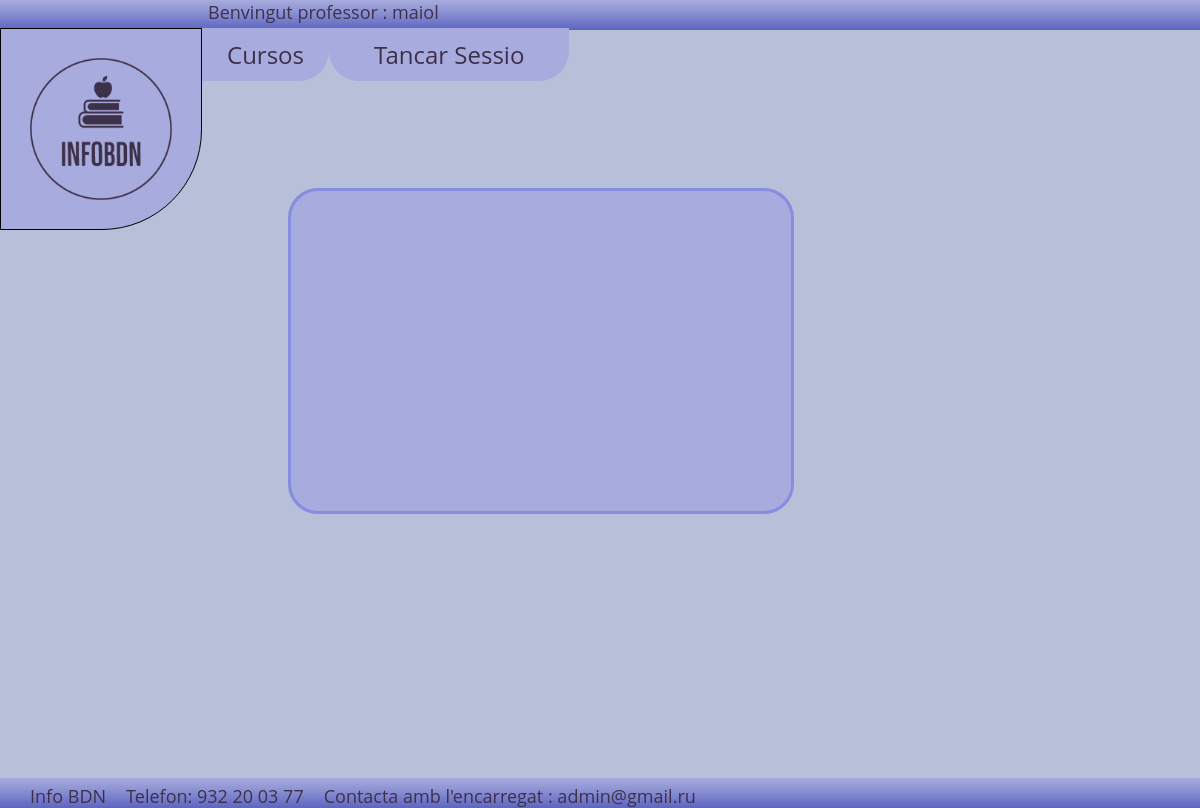
The page /infoDB/menu.php?opcio=Llistar_cursos (signed in) on the database as committed earlier.
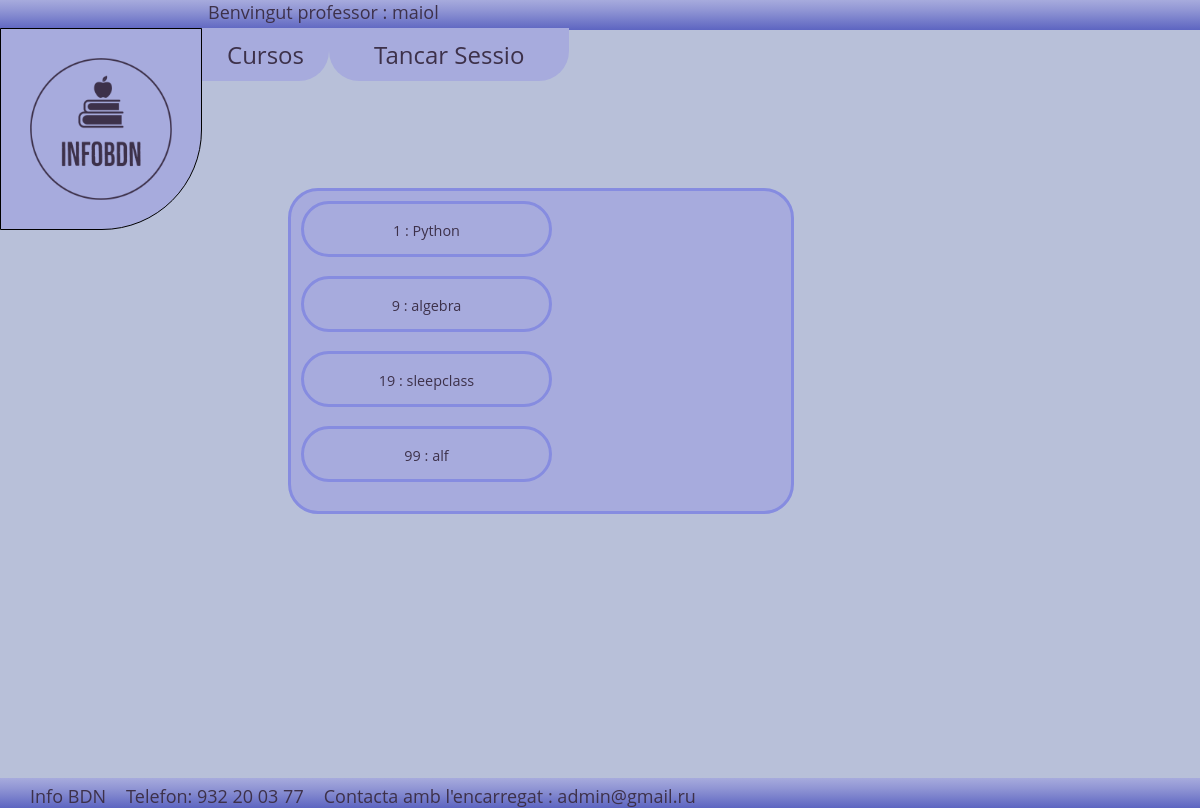
The same page on the database as committed later.
### tables this page shows
CREATE TABLE `cursos` (
  `codi` int(11) NOT NULL,
  `nom` varchar(40) NOT NULL,
  `descripcio` varchar(80) NOT NULL,
  `hores` int(11) NOT NULL,
  `dataInici` date NOT NULL,
  `dataFinal` date NOT NULL,
  `CursProfessorFK` varchar(9) DEFAULT NULL,
  `estat` tinyint(1) NOT NULL
);

### infoDB/alumne/alumneFuncions.php (the view, shortened to what this page needs)
<?php
    function menuProfessors(){
        echo"<nav>";
            echo "<a href='menu.php?opcio=" . "Llistar_cursos" . "'>Cursos</a>";
            echo '<a href="functions/closeSession.php">Tancar Sessio</a>';
        echo"</nav>";
    }
        ?>
        <?php
    function llistarCursos(){
        if(isset($_GET["opcio"]) && $_GET["opcio"]=="Llistar_cursos"){
            $conexion = concetarBD();
            $dni=$_SESSION["usuari"]["dni"];
            $sql = "SELECT `codi`,`nom` FROM `cursos` WHERE `CursProfessorFK`='$dni'";
            $consulta = mysqli_query($conexion,$sql);
            if($consulta == false){
                mysqli_error($conexion);
            }else{
                echo "<div class='cursosP'>";
                while($row = mysqli_fetch_array($consulta)){
                    echo "<div><a href='menu.php?curs=".$row["codi"]."'>".$row["codi"]." : ".$row["nom"]."</a></div>";
                }
                echo "</div>";
            }
        }
    }
?>

### infoDB/menu.php (shortened to what this page needs)
<?php
include "alumne/alumneFuncions.php";
?>
<!DOCTYPE html>
<html lang="en">
<head>
    <link rel="stylesheet" href="style/styles.css">
</head>
<body>
    <header><?php echo "Benvingut ".$_SESSION["login"]." : ".$_SESSION["usuari"]["nom"];  ?></header>
    <div class="mainMenu">
        <div class="navegacio">
            <img src="media/logo/InfoBDN-1.png" class="logo">
            <?php if($_SESSION["login"]=="professor"){menuProfessors();}?>
        </div>
    <?php
        if($_SESSION["login"]=="professor"){
            echo "<div class='profesorMain'>";
                llistarCursos();
        }
        ?>
    <footer><p>Info BDN</p><p>Telefon: 932 20 03 77</p><p>Contacta amb l'encarregat : admin@gmail.ru</p></footer>
</body>
</html>

### infoDB/style/styles.css (style rules this page uses)
body, html { width: 100%; height: 100%; }
* { font-family: 'Open Sans'; font-style: normal; }
body { background-color: #b8c0d9; color: #3d314a; font-size: 18px; }
.profesorMain { grid-area: 2/2; margin-top: 100px; }
footer { background: rgb(167,171,221); background: linear-gradient(180deg, rgba(167,171,221,1) 0%, rgba(144,149,212,1) 35%, rgba(93,101,193,1) 100%); position: fixed; left: 0; bottom: 0; height: 30px; width: 100%; margin-top: 0%; line-height: 0; display: flex; padding-left: 10px; }
footer p { padding-left: 20px; }
header { background: rgb(167,171,221); background: linear-gradient(180deg, rgba(167,171,221,1) 0%, rgba(144,149,212,1) 35%, rgba(93,101,193,1) 100%); position: fixed; top: 0; bottom: 0; height: 30px; width: 100%; line-height: -10; margin-right: auto; display: flex; padding-left: 210px; margin-left: -10px; }
.logo { width: 200px; height: 200px; border: black solid 1px; background-color:#a7abdd; border-radius: 0 0 100px 0; margin-top: -10px; }
.navegacio nav a { background-color:#a7abdd; padding: 10px 45px; border-radius: 0 0 30px 30px; text-decoration: none; color: #3d314a; }
.navegacio nav a:first-child { background-color:#a7abdd; padding: 10px 25px; border-radius: 0 0 30px 0px; }
.navegacio { padding-top: 30px; position: fixed; left: 0; top: 30; font-size: 24px; display: flex; flex-direction: row; }
.mainMenu { width: 100%; height:100%; display: grid; grid-template-columns: 40% 40% 20% ; grid-template-rows: 10% 50% 40%; }
.cursosP { padding: 10px; border-radius: 30px; grid-area: 2/2; width:100%; height:100%; border: #868ce0 solid 3px; margin: auto; display: flex; flex-wrap: wrap; background-color: #a7abdd; margin-left: -200px; }
.cursosP div { width: 245px; max-height: 50px; border: #868ce0 solid 3px; border-radius: 30px; text-align: center; }
.cursosP div a { width: 100%; position: relative; top: 25%; left: 00%; transform: translate(-50%, -50%); text-decoration: none; color: #3d314a; font-size:1.2vw; }

Rows that differ between the two databases and show on the page:
added cursos: codi "1", nom "Python"
added cursos: codi "9", nom "algebra"
added cursos: codi "19", nom "sleepclass"
added cursos: codi "99", nom "alf"
